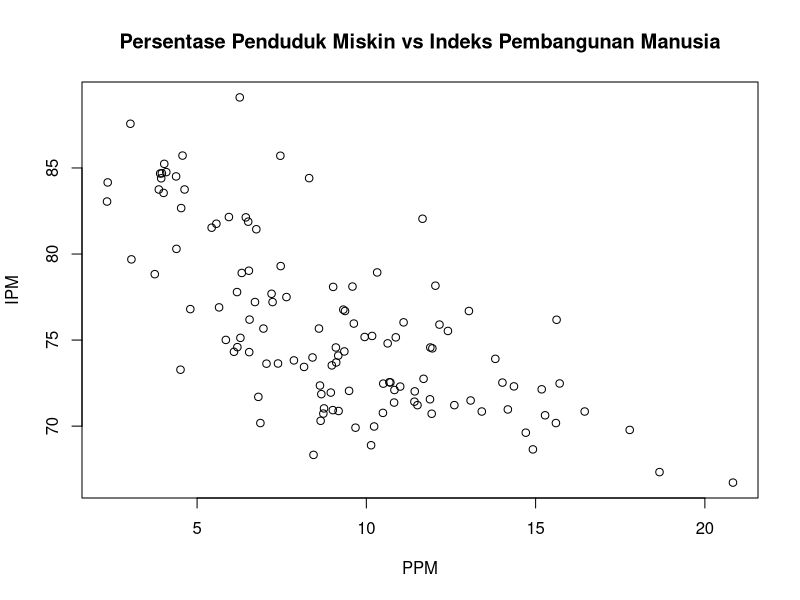
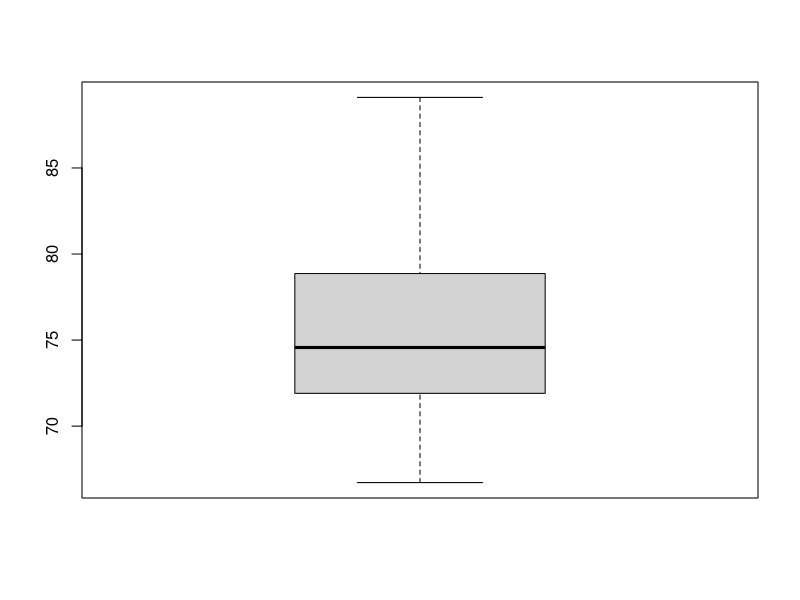
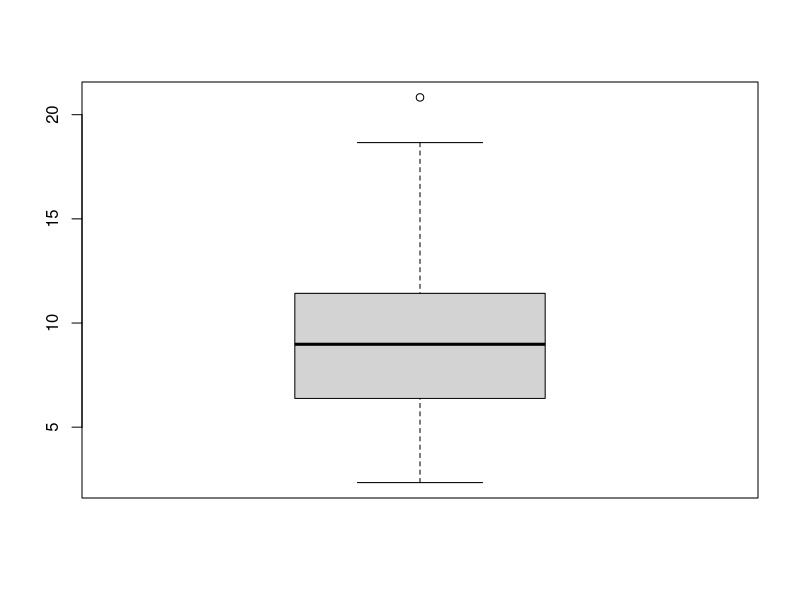

The R script that drew these images, in order:
## ---- chunk 1
library(readxl)

data <- read_excel("NSC-2025.xlsx", sheet="Sheet2")
head(data) #menampilkan sebagian data awal
## ---- chunk 2
colnames(data) <- c("Kabupaten/Kota", "Y", paste0("X", 1:9))
head(data)
## ---- chunk 3
n <- nrow(data)

## ---- chunk 4
plot(data$X3, data$Y,
     main = "Persentase Penduduk Miskin vs Indeks Pembangunan Manusia",
     xlab = "PPM",
     ylab = "IPM")
## ---- chunk 5
summary(data$Y)
## ---- chunk 6
boxplot(data$Y)
## ---- chunk 7
summary(data$X3)
## ---- chunk 8
boxplot(data$X3)
## ---- chunk 9
x <- data$X3
y <- data$Y
## ---- chunk 10
b1 <- (sum(x*y)-sum(x)*sum(y)/n)/(sum(x^2)-(sum(x)^2/n))
b0 <- mean(y)-b1*mean(x)

cat("Koefisien b0:", b0, "\n")  
cat("Koefisien b1:", b1, "\n")
## ---- chunk 11
galat <- y-(b0+b1*x)
ragam_galat <- sum(galat^2)/(n-2)

se_b0 <- sqrt(ragam_galat*(1/n+mean(x)^2/sum((x-mean(x))^2)))
se_b1 <- sqrt(ragam_galat/sum((x-mean(x))^2))

cat("Standar error b0:", se_b0, "\n") 
cat("Standar error b1:", se_b1, "\n")
## ---- chunk 12
t_b0 <- b0/se_b0
t_b1 <- b1/se_b1
p_b0 <- 2*pt(-abs(t_b0 ),df<-n-2)
p_b1 <- 2*pt(-abs(t_b1 ),df<-n-2)

cat("Nilai t pada b0 adalah", t_b0, "dengan nilai p sebesar", p_b0, "\n")  
## ---- chunk 13
cat("Nilai t pada b1 adalah", t_b1, "dengan nilai p sebesar", p_b1, "\n") 
## ---- chunk 14
r <- (sum(x*y)-sum(x)*sum(y)/n)/
sqrt((sum(x^2)-(sum(x)^2/n))*(sum(y^2)-(sum(y)^2/n)))
Koef_det <- r^2
Koef_det
## ---- chunk 15
Adj_R2 <- 1-((1-Koef_det)*(n-1)/(n-1-1))
Adj_R2
## ---- chunk 16
galat<-y-(b0+b1*x)

JKG <- sum((y - (b0+b1*x))^2)
JKReg <- sum(((b0+b1*x)- mean(y))^2)
JKT <- sum((y - mean(y))^2)
JKT <- JKReg+JKG

dbReg <- 1
dbg <- n-2
dbt <- n-1

(Fhit <- (JKReg/dbReg)/(JKG/dbg))
## ---- chunk 17
(p_Fhit <- 1-pf(Fhit, dbReg, dbg, lower.tail = F))
## ---- chunk 18
model <- lm(Y~X3, data = data)
summary(model)
## ---- chunk 19
anova(model)
